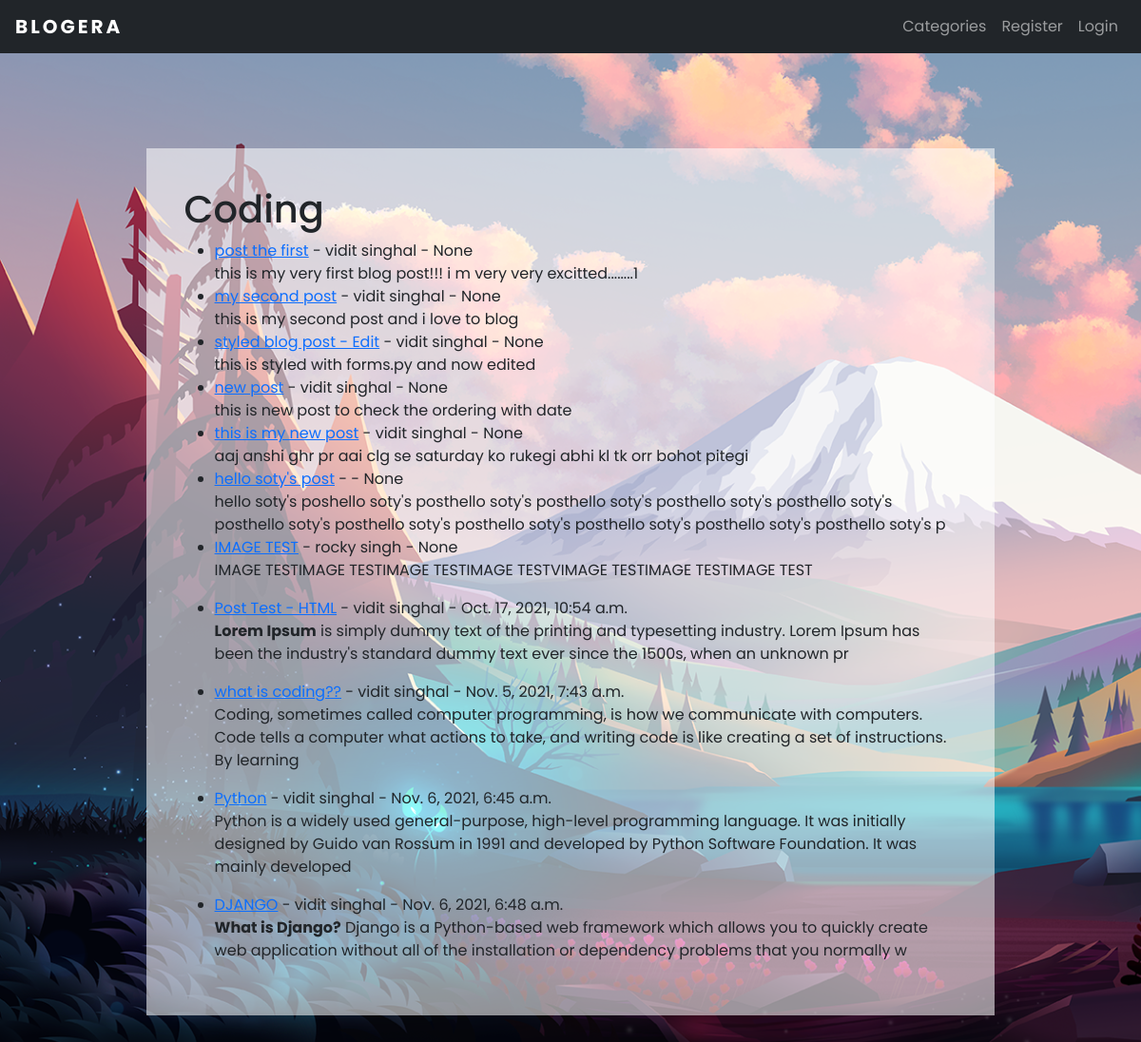
Screenshot of /category/coding with the database file from the repository.
### theblog/models.py (models this page shows, shortened)
class Post(models.Model):
    title = models.CharField(max_length=255)
    header_image = models.ImageField(null=True, blank=True, upload_to="images/")
    author = models.ForeignKey(User, on_delete=models.CASCADE)
    body = RichTextField(blank=True, null=True)
    post_date = models.DateTimeField(auto_now_add=True)
    category = models.CharField(max_length=255, default='coding')
    snippet = models.CharField(max_length=255, default='Click The Above Link To Read Blog Post..')
    likes = models.ManyToManyField(User, related_name='blog_posts')

### theblog/views.py (the view)
# urls.py: path('category/<str:cats>', CategoryView, name='category'),
def CategoryView(request, cats):
    category_posts = Post.objects.filter(category=cats.replace('-', ' '))
    return render(request, 'categories.html',
                  {'cats': cats.title().replace('-', ' '), 'category_posts': category_posts})

### theblog/templates/categories.html (shortened to what this page needs)
{% extends 'base.html' %}
{% block content %}
<head>
</head>
{% if category_posts %}
<div class="container">
    <div class="content">
            <h1 id="header">{{ cats }}</h1>
    <ul>
    {% for post in category_posts %}
        <li><a href="{% url 'article-detail' post.pk %}"> {{ post.title }}</a> -
            {{ post.author.first_name }}
            {{ post.author.last_name }}  -
            {{ post.post_date }}
            <br/>
        {{ post.body|slice:":200"|safe }}
        </li>
    {% endfor %}
    </ul>
</div>
</div>
{% else %}
    <h2>sorry this page does not exist..... </h2>
{% endif %}
<br/><br/><br/><br/><br/><br/>
{% endblock %}

### static/theblog/css/styles.css (style rules this page uses)
body, html { font-family: "Poppins", Arial, Helvetica, sans-serif; }

### theblog/templates/base.html (style rules this page uses)
body { background-image: url(/static/theblog/images/background.png); background-size: cover; background-attachment: fixed; background-position-y: -10rem; }

### theblog/templates/categories.html (style rules this page uses)
.content { background-color: rgba(255, 255, 255, 0.555); width: 80%; padding: 40px; margin: 100px auto; }

### rows the page displays
Post: title "post the first", author.first_name "vidit", author.last_name "singhal", post_date "None", body "this is my very first blog post!!! i m very very excitted........1"
Post: title "my second post", author.first_name "vidit", author.last_name "singhal", post_date "None", body "this is my second post and i love to blog"
Post: title "styled blog post - Edit", author.first_name "vidit", author.last_name "singhal", post_date "None", body "this is styled with forms.py and now edited"
Post: title "new post", author.first_name "vidit", author.last_name "singhal", post_date "None", body "this is new post to check the ordering with date"
Post: title "this is my new post", author.first_name "vidit", author.last_name "singhal", post_date "None", body "aaj anshi ghr pr aai clg se saturday ko rukegi abhi kl tk orr bohot pitegi"
Post: title "hello soty's post", post_date "None", body "hello soty's poshello soty's posthello soty's posthello soty's posthello soty's posthello soty's posthello soty's posthello soty's posthello soty's posthello soty's posthello soty's posthello soty's p"
Post: title "IMAGE TEST", author.first_name "rocky", author.last_name "singh", post_date "None", body "IMAGE TESTIMAGE TESTIMAGE TESTIMAGE TESTVIMAGE TESTIMAGE TESTIMAGE TEST"
Post: title "Post Test - HTML", author.first_name "vidit", author.last_name "singhal", post_date "Oct. 17, 2021, 10:54 a.m.", body "Lorem Ipsum is simply dummy text of the printing and typesetting industry. Lorem Ipsum has been the industry's standard dummy text ever since the 1500s, when an unknown pr"
Post: title "what is coding??", author.first_name "vidit", author.last_name "singhal", post_date "Nov. 5, 2021, 7:43 a.m.", body "Coding, sometimes called computer programming, is how we communicate with computers. Code tells a computer what actions to take, and writing code is like creating a set of instructions. By learning"
Post: title "Python", author.first_name "vidit", author.last_name "singhal", post_date "Nov. 6, 2021, 6:45 a.m.", body "Python is a widely used general-purpose, high-level programming language. It was initially designed by Guido van Rossum in 1991 and developed by Python Software Foundation. It was mainly developed"
Post: title "DJANGO", author.first_name "vidit", author.last_name "singhal", post_date "Nov. 6, 2021, 6:48 a.m.", body "What is Django? Django is a Python-based web framework which allows you to quickly create web application without all of the installation or dependency problems that you normally w"

### other values shown
{{ cats }} "Coding"
